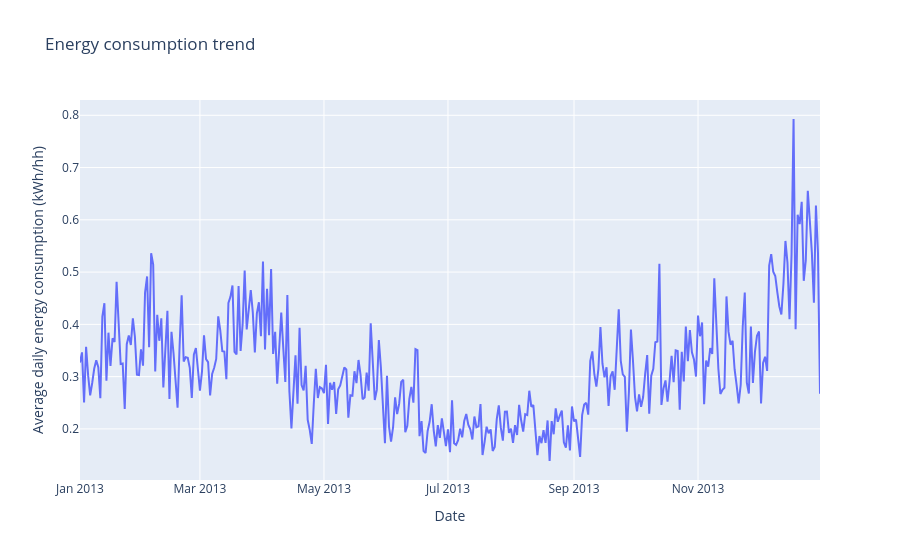

The cell this chart's notebook holds for it:
### Code cell
# Only keep the date and energy consumption columns
train_df = train_df[['date', 'energy(kWh/hh)']]
train_df = train_df.groupby('date').mean().reset_index()

fig = go.Figure()

fig.add_trace(go.Scatter(x=train_df['date'], y=train_df['energy(kWh/hh)'], mode='lines', name='Energy consumption trend'))

fig.update_layout(title='Energy consumption trend', xaxis_title='Date', yaxis_title='Average daily energy consumption (kWh/hh)')
fig.show()

### Figure 1 — Plotly figure (JSON) as saved in the notebook; plotly's stock layout.template omitted (floating-point values rounded to 4 significant figures; data arrays with more than 128 entries replaced by an {"elided": "..."} marker saying what was removed)
{"data": [{"mode": "lines", "name": "Energy consumption trend", "type": "scatter", "x": {"elided": "365 str values"}, "y": {"elided": "365 float values"}}], "layout": {"title": {"text": "Energy consumption trend"}, "xaxis": {"title": {"text": "Date"}}, "yaxis": {"title": {"text": "Average daily energy consumption (kWh/hh)"}}}}
